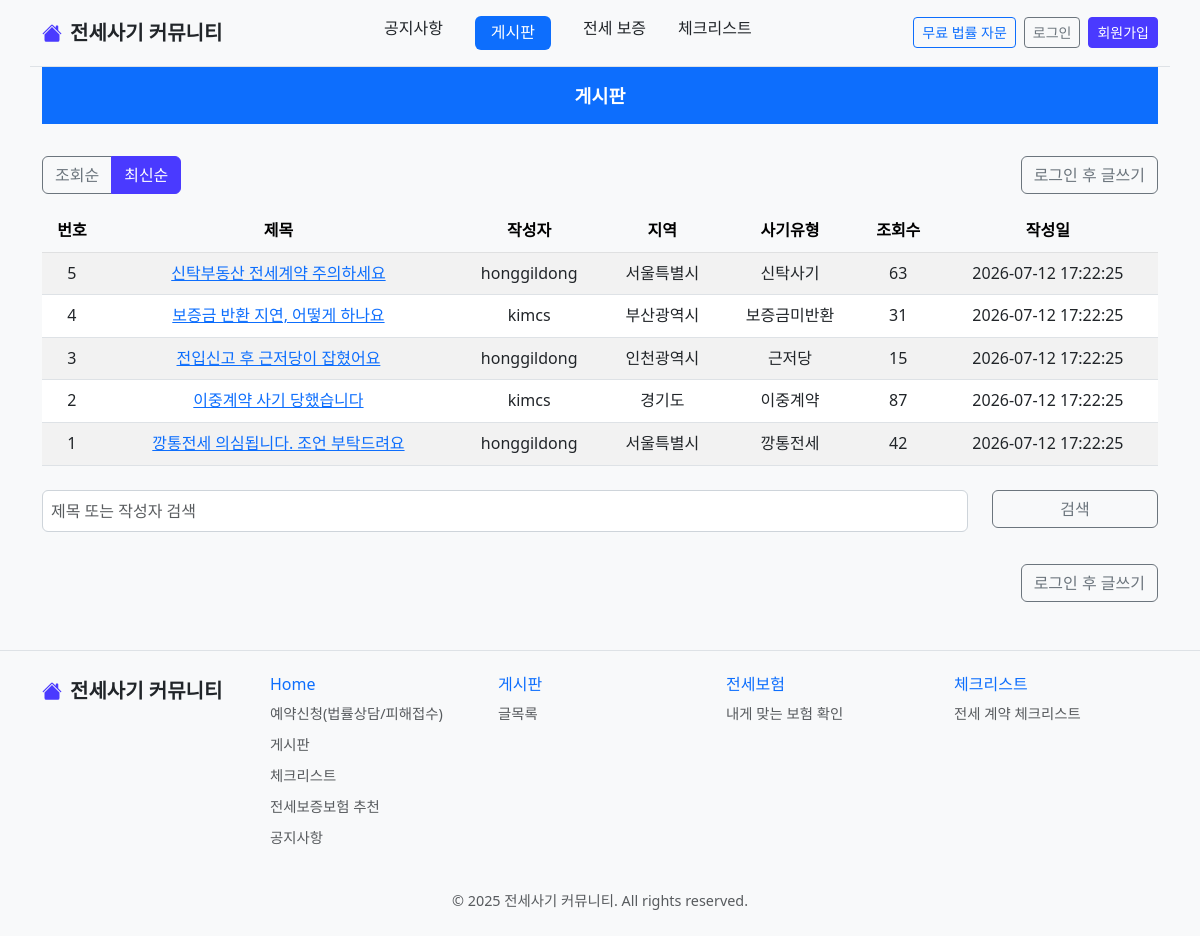
Screenshot of /board.php with the database file from the repository.
### tables this page shows
CREATE TABLE IF NOT EXISTS post (
  post_id INT AUTO_INCREMENT PRIMARY KEY,
  author_id VARCHAR(50),
  title VARCHAR(255) NOT NULL,
  content TEXT NOT NULL,
  created_at TIMESTAMP DEFAULT CURRENT_TIMESTAMP,
  region VARCHAR(50),
  sub_region VARCHAR(50),                          
  fraud_type VARCHAR(50),
  contract_stage ENUM('before', 'during', 'after') DEFAULT NULL,
  views INT DEFAULT 0,
  FOREIGN KEY (author_id) REFERENCES users(user_id) ON DELETE SET NULL
);

### board.php (the view, shortened to what this page needs)
<?php
include $_SERVER["DOCUMENT_ROOT"] . "/project_nextLv/inc/header.php";
include $_SERVER["DOCUMENT_ROOT"] . "/project_nextLv/inc/dbcon.php";
$order = $_GET['order'] ?? 'post_id';
$allowed = ['post_id', 'title', 'author_id', 'created_at', 'views'];
$order_by = in_array($order, $allowed) ? $order : 'post_id';
$search = $_GET['search'] ?? '';
$where = $search ? "WHERE title LIKE '%$search%' OR author_id LIKE '%$search%'" : '';
$page = max(1, (int)($_GET['page'] ?? 1));
$limit = 5;
$offset = ($page - 1) * $limit;
$count_result = $mysqli->query("SELECT COUNT(*) AS cnt FROM post $where") or die($mysqli->error);
$total_posts = $count_result->fetch_object()->cnt;
$result = $mysqli->query("SELECT * FROM post $where ORDER BY $order_by DESC LIMIT $offset, $limit") or die($mysqli->error);
$rsc = [];
while ($rs = $result->fetch_object()) {
  $rsc[] = $rs;
}
function printWriteButton() {
  if (isset($_SESSION['UID'])) {
    echo '<a href="/project_nextLv/write.php" class="btn btn-primary">글쓰기</a>';
  } else {
    echo '<a href="/project_nextLv/member/login.php" class="btn btn-outline-secondary">로그인 후 글쓰기</a>';
  }
}
?>
<div class="page-title-bar">게시판</div>
<div class="d-flex justify-content-between mb-3">
  <div class="btn-group" role="group">
    <a href="?order=views" class="btn <?= $order === 'views' ? 'btn-primary' : 'btn-outline-secondary' ?>">조회순</a>
    <a href="?order=post_id" class="btn <?= $order === 'post_id' ? 'btn-primary' : 'btn-outline-secondary' ?>">최신순</a>
  </div>
  <?php printWriteButton(); ?>
</div>
<table class="table table-striped">
  <thead class="table-light">
    <tr>
      <th>번호</th>
      <th>제목</th>
      <th>작성자</th>
      <th>지역</th>
      <th>사기유형</th>
      <th>조회수</th>
      <th>작성일</th>
    </tr>
  </thead>
  <tbody>
    <?php if (!empty($rsc)):
      $num = $total_posts - $offset;
      foreach ($rsc as $r): ?>
        <tr>
          <td><?= $num-- ?></td>
          <td><a href="/project_nextLv/view.php?pid=<?= $r->post_id ?>"><?= htmlspecialchars($r->title) ?></a></td>
          <td><?= htmlspecialchars($r->author_id) ?></td>
          <td><?= htmlspecialchars($r->region ?? '-') ?></td>
          <td><?= htmlspecialchars($r->fraud_type ?? '-') ?></td>
          <td><?= $r->views ?? 0 ?></td>
          <td><?= $r->created_at ?></td>
        </tr>
      <?php endforeach; ?>
    <?php else: ?>
      <tr><td colspan="7" class="text-center">작성된 게시글이 없습니다.</td></tr>
    <?php endif; ?>
  </tbody>
</table>
<form class="row mt-4" method="get">
  <div class="col-md-10">
    <input type="text" name="search" class="form-control" placeholder="제목 또는 작성자 검색" value="<?= htmlspecialchars($search) ?>">
  </div>
  <div class="col-md-2 text-end">
    <button type="submit" class="btn btn-outline-secondary w-100">검색</button>
  </div>
</form>
<div class="text-end mt-3">
</div>
<?php include $_SERVER["DOCUMENT_ROOT"] . "/project_nextLv/inc/footer.php"; ?>

### inc/header.php (shortened to what this page needs)
<?php
$current = basename($_SERVER['PHP_SELF']);
function activeMenu($page) {
  global $current;
  return $current === $page ? 'text-white bg-primary rounded px-3 py-1' : 'text-dark';
}
?>
<!doctype html>
<html lang="ko">
<head>
  <link href="https://cdn.jsdelivr.net/npm/bootstrap@5.3.0/dist/css/bootstrap.min.css" rel="stylesheet">
  <link rel="stylesheet" href="/project_nextLv/style.css">
</head>
<body>
  <div class="container d-flex justify-content-between align-items-center py-3 border-bottom">
    <a href="/project_nextLv/index.php" class="d-flex align-items-center text-decoration-none text-dark icon-primary">
      <span class="fs-5 fw-bold">전세사기 커뮤니티</span>
    </a>
    <nav class="header-nav d-flex justify-content-center flex-grow-1">
      <a class="nav-link <?= activeMenu('notice.php') ?>" href="/project_nextLv/notice.php">공지사항</a>
      <a class="nav-link <?= activeMenu('board.php') ?>" href="/project_nextLv/board.php">게시판</a>
      <a class="nav-link <?= activeMenu('insurance.php') ?>" href="/project_nextLv/insurance.php">전세 보증</a>
      <a class="nav-link <?= activeMenu('checklist.php') ?>" href="/project_nextLv/checklist.php">체크리스트</a>
    </nav>
    <div class="d-flex align-items-center">
      <a href="#" class="btn btn-outline-primary btn-sm me-2">무료 법률 자문</a>
      <?php if (isset($_SESSION['UID'])): ?>
        <span class="me-2 fw-bold">👤 <?= $_SESSION['UNAME'] ?> 님</span>
        <a href="/project_nextLv/member/logout.php" class="btn btn-outline-danger btn-sm">로그아웃</a>
      <?php else: ?>
        <a href="/project_nextLv/member/login.php" class="btn btn-outline-secondary btn-sm me-2">로그인</a>
        <a href="/project_nextLv/member/signup.php" class="btn btn-primary btn-sm">회원가입</a>
      <?php endif; ?>
    </div>
  </div>
  <div class="container mb-5">

### inc/footer.php (shortened to what this page needs)
</div>
<footer class="bg-light border-top mt-5 py-4">
  <div class="container">
    <div class="row row-cols-1 row-cols-sm-2 row-cols-md-5">
      <div class="col mb-3">
        <a href="/project_nextLv/index.php" class="d-flex align-items-center text-decoration-none text-dark">
          <span class="fs-5 fw-bold">전세사기 커뮤니티</span>
        </a>
      </div>
      <div class="col mb-3">
        <h6 class="text-primary">Home</h6>
        <ul class="nav flex-column">
          <li class="nav-item mb-2"><a href="/" class="nav-link p-0 text-muted">예약신청(법률상담/피해접수)</a></li>
          <li class="nav-item mb-2"><a href="/project_nextLv/index.php" class="nav-link p-0 text-muted">게시판</a></li>
          <li class="nav-item mb-2"><a href="/project_nextLv/checklist.php" class="nav-link p-0 text-muted">체크리스트</a></li>
          <li class="nav-item mb-2"><a href="/project_nextLv/insurance.php" class="nav-link p-0 text-muted">전세보증보험 추천</a></li>
          <li class="nav-item mb-2"><a href="/project_nextLv/notice.php" class="nav-link p-0 text-muted">공지사항</a></li>
        </ul>
      </div>
      <div class="col mb-3">
        <h6 class="text-primary">게시판</h6>
        <ul class="nav flex-column">
          <li class="nav-item mb-2"><a href="/project_nextLv/index.php" class="nav-link p-0 text-muted">글목록</a></li>
        </ul>
      </div>
      <div class="col mb-3">
        <h6 class="text-primary">전세보험</h6>
        <ul class="nav flex-column">
          <li class="nav-item mb-2"><a href="/project_nextLv/insurance.php" class="nav-link p-0 text-muted">내게 맞는 보험 확인</a></li>
        </ul>
      </div>
      <div class="col mb-3">
        <h6 class="text-primary">체크리스트</h6>
        <ul class="nav flex-column">
          <li class="nav-item mb-2"><a href="/project_nextLv/checklist.php" class="nav-link p-0 text-muted">전세 계약 체크리스트</a></li>
        </ul>
      </div>
    </div>
    <div class="text-center mt-3">
      <p class="text-muted mb-0">© 2025 전세사기 커뮤니티. All rights reserved.</p>
    </div>
  </div>
</footer>
</body>
</html>

### style.css (style rules this page uses)
body { font-family: 'Segoe UI', sans-serif; background-color: #f8f9fa; color: #212529; line-height: 1.6; margin: 0; padding: 0; }
.page-title-bar { background-color: #0d6efd; color: white; text-align: center; padding: 14px; font-size: 1.15rem; font-weight: 600; margin-bottom: 2rem; }
.btn-primary { background-color: #4a3aff; border-color: #4a3aff; }
table.table th, table.table td { vertical-align: middle; text-align: center; }
input[type="text"], input[type="email"], input[type="password"], textarea { border-radius: 6px; border: 1px solid #ced4da; padding: 8px; }
form { margin-bottom: 2rem; }
footer { background: #f8f9fa; padding: 2rem 0; border-top: 1px solid #dee2e6; font-size: 0.9rem; color: #6c757d; }

### inc/header.php (style rules this page uses)
.header-nav a { text-decoration: none; margin: 0 1rem; }
.icon-primary svg { color: #4A3AFF; }

### rows the page displays
post: title "신탁부동산 전세계약 주의하세요", author "honggildong", region "서울특별시", fraud_type "신탁사기", views "63", created_at "2026-07-12 17:22:25"
post: title "보증금 반환 지연, 어떻게 하나요", author "kimcs", region "부산광역시", fraud_type "보증금미반환", views "31", created_at "2026-07-12 17:22:25"
post: title "전입신고 후 근저당이 잡혔어요", author "honggildong", region "인천광역시", fraud_type "근저당", views "15", created_at "2026-07-12 17:22:25"
post: title "이중계약 사기 당했습니다", author "kimcs", region "경기도", fraud_type "이중계약", views "87", created_at "2026-07-12 17:22:25"
post: title "깡통전세 의심됩니다. 조언 부탁드려요", author "honggildong", region "서울특별시", fraud_type "깡통전세", views "42", created_at "2026-07-12 17:22:25"
